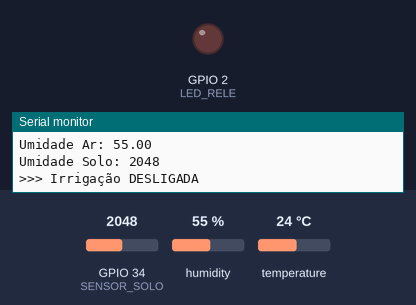
Recording of a sketch running on a simulated ESP32. Parts: output pins drawn as LEDs (lit = HIGH), the last lines printed to the serial monitor. The test bench sets the inputs (shaded band); at power-on: GPIO 34 (SENSOR_SOLO) = 2048, humidity 55 %, temperature 24 °C. WiFi joins after 1.5 s; servers stay silent unless stated; no MQTT or app messages arrive unless stated.

Above: at 2.7 s.
2.8 s: GPIO 34 (SENSOR_SOLO) set to 1262
8.8 s: GPIO 34 (SENSOR_SOLO) set to 1174
At 12.3 s:
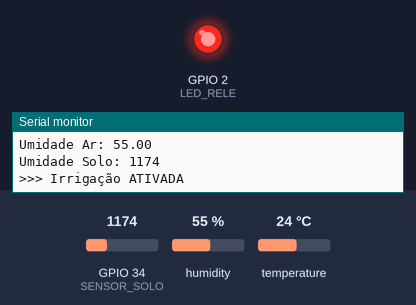
14.8 s: GPIO 34 (SENSOR_SOLO) set to 1228
At 17.8 s:
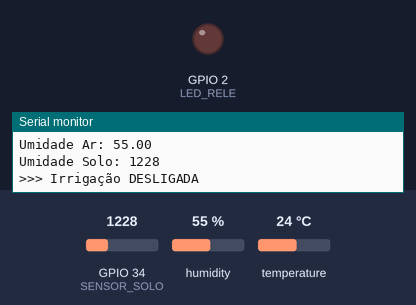
20.8 s: GPIO 34 (SENSOR_SOLO) set to 1160
At 22.0 s:
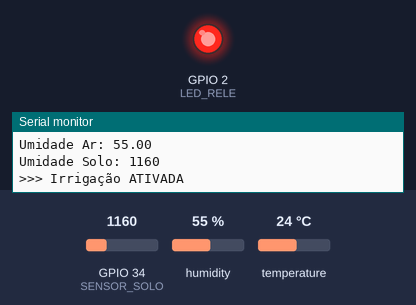
Timing chart, 0 to 23.8 s (numbered marks = the images above; inputs shaded):
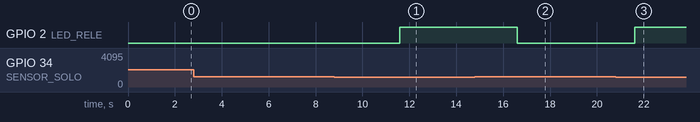

The sketch:

sketch.ino
```cpp
#include <WiFi.h>
#include <PubSubClient.h>
#include <DHT.h>

#define DHTPIN 4
#define DHTTYPE DHT22
#define LED_RELE 2
#define SENSOR_SOLO 34

const char* ssid = "Wokwi-GUEST";
const char* password = "";
const char* mqtt_server = "broker.hivemq.com";

WiFiClient espClient;
PubSubClient client(espClient);
DHT dht(DHTPIN, DHTTYPE);

void setup_wifi() {
  WiFi.begin(ssid, password);
  while (WiFi.status() != WL_CONNECTED) {
    delay(500);
    Serial.print(".");
  }
  Serial.println("WiFi conectado!");
}

void reconnect() {
  while (!client.connected()) {
    Serial.print("Conectando ao MQTT...");
    if (client.connect("esp32-irrigacao")) {
      Serial.println("conectado!");
    } else {
      Serial.print("falhou, rc=");
      Serial.print(client.state());
      delay(2000);
    }
  }
}

void setup() {
  Serial.begin(115200);
  pinMode(LED_RELE, OUTPUT);
  dht.begin();
  setup_wifi();
  client.setServer(mqtt_server, 1883);
}

void loop() {
  if (!client.connected()) {
    reconnect();
  }
  client.loop();

  float temp = dht.readTemperature();
  float umid = dht.readHumidity();
  int umidadeSolo = analogRead(SENSOR_SOLO);

  if (isnan(temp) || isnan(umid)) {
    Serial.println("Erro ao ler o sensor DHT22.");
  } else {
    String tempStr = String(temp, 2);
    String umidStr = String(umid, 2);
    String soloStr = String(umidadeSolo);

    client.publish("iot/irrigacao/temperatura", tempStr.c_str());
    client.publish("iot/irrigacao/umidade_atmosferica", umidStr.c_str());
    client.publish("iot/irrigacao/umidade_solo", soloStr.c_str());

    Serial.println("------ Dados enviados ------");
    Serial.println("Temperatura: " + tempStr);
    Serial.println("Umidade Ar: " + umidStr);
    Serial.println("Umidade Solo: " + soloStr);

    if (umidadeSolo < 1200) {
      digitalWrite(LED_RELE, HIGH);
      Serial.println(">>> Irrigação ATIVADA");
    } else {
      digitalWrite(LED_RELE, LOW);
      Serial.println(">>> Irrigação DESLIGADA");
    }
  }

  delay(5000);
}
```

Measured:
- the behaviour switches between 1200 and 1199 on GPIO 34 (SENSOR_SOLO) (found by bisection; images 0 and 1)
- after the input at 8.8 s, GPIO 2 (LED_RELE): LOW → HIGH after 2.8 s
- after the input at 14.8 s, GPIO 2 (LED_RELE): HIGH → LOW after 1.8 s
- after the input at 20.8 s, GPIO 2 (LED_RELE): LOW → HIGH after 0.81 s
